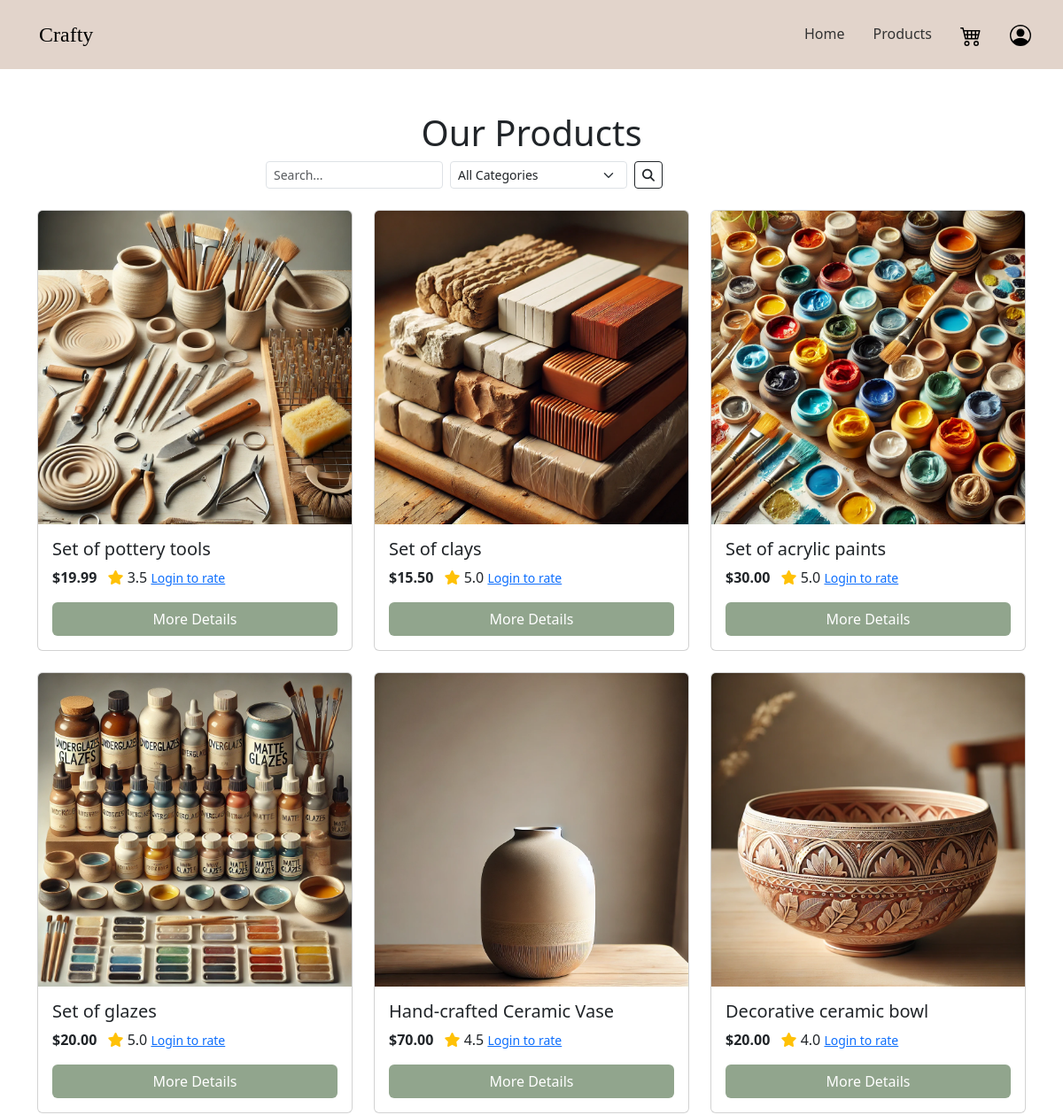
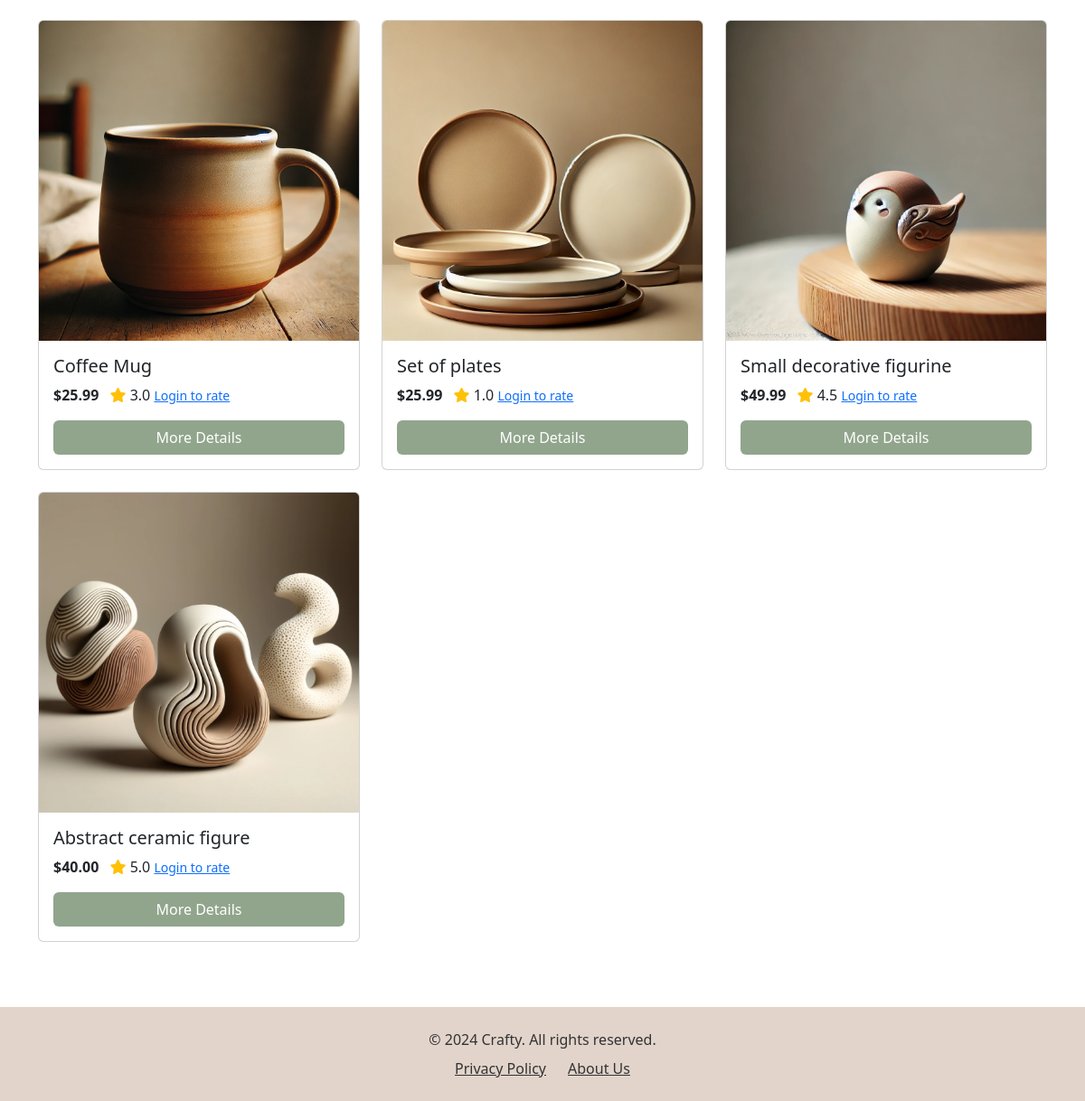
Screenshot of /products/ with the database file from the repository (2 pictures, top to bottom).
### products/models.py (models this page shows, shortened)
class Item(models.Model):
    name = models.CharField(max_length=255)
    description = models.TextField(blank=True, null=True)
    price = models.DecimalField(max_digits=10, decimal_places=2)
    category = models.ForeignKey(Category, on_delete=models.CASCADE)
    subcategory = models.ForeignKey(SubCategory, on_delete=models.CASCADE, related_name='items', null=True, blank=True)
    image = models.ImageField(upload_to='item_images/', blank=True, null=True)

### products/views.py (the view, shortened to what this page needs)
# urls.py: path('', views.product_list, name='products'),  # Changed from 'products' to 'product_list'
def product_list(request):
    items = Item.objects.annotate(avg_rating=Avg('rating__stars'))
    query = request.GET.get('q')
    category = request.GET.get('category')
    if query:
        items = items.filter(name__icontains=query)
    context = {
        'items': items,
        'categories': Category.objects.all(),
    }
    return render(request, 'products/index.html', context)

### products/templates/products/index.html (shortened to what this page needs)
{% load static%}
<!DOCTYPE html>
<html lang="en">
    <head>
        <link href="https://cdn.jsdelivr.net/npm/bootstrap@5.3.1/dist/css/bootstrap.min.css" rel="stylesheet">
        <link rel="stylesheet" href="{% static 'home/styles.css' %}" >
        <link rel="stylesheet" href="{% static 'ratings/styles.css' %}" >
        <link href="https://cdnjs.cloudflare.com/ajax/libs/font-awesome/6.5.0/css/all.min.css" rel="stylesheet">
    </head>
    <body class="d-flex flex-column min-vh-100" >
        {% block content %}
        {% include 'home/navbar.html' %}
        <div class="container my-5">
            <h1 class="text-center">Our Products</h1>
            <div class="d-flex justify-content-center mb-4">
                <form method="get" class="d-flex gap-2" style="max-width: 600px; width: 100%;">
                    <input type="text" name="q" placeholder="Search..."
                           class="form-control form-control-sm" style="max-width: 200px;" value="{{ request.GET.q }}">
                    <select name="category" class="form-select form-select-sm" style="width: 200px;">
                        <option value="">All Categories</option>
                    </select>
                    <button type="submit" class="search-button btn btn-sm btn-outline-dark">
                        <i class="fas fa-search"></i>
                    </button>
                </form>
            </div>
            <div class="row">
                {% for item in items %}
                <div class="col-md-4 mb-4">
                    <div class="card h-100">
                        {% if item.image %}
                            <img src="{{ item.image.url }}" class="card-img-top" alt="{{ item.name }}">
                        {% endif %}
                        <div class="card-body d-flex flex-column">
                            <h5 class="card-title">{{ item.name }}</h5>
                            <p class="card-text">
                                <strong>${{ item.price }}</strong>
                                <span class="ms-2">
                                    <i class="fas fa-star text-warning"></i>
                                    {{ item.avg_rating|default:"No ratings" }}
                                    {% if user.is_authenticated %}
                                        <div class="rating-container" data-item-id="{{ item.id }}">
                                            {% for i in "12345" %}
                                                <span class="star {% if item.avg_rating >= forloop.counter %}active{% endif %}" data-value="{{ forloop.counter }}">
                                                    {% if item.avg_rating >= forloop.counter %}
                                                        ★
                                                    {% else %}
                                                        ☆
                                                    {% endif %}
                                                </span>
                                            {% endfor %}
                                        </div>
                                    {% else %}
                                        <small class="text-muted">
                                            <a href="{% url 'login' %}?next={{ request.path }}">Login to rate</a>
                                        </small>
                                    {% endif %}
                                </span>
                            </p>
                            <a href="{% url 'product_detail' item.id %}" class="btn mt-auto" style="background-color: #a5a58d; color: #ffffff;">More Details</a>
                        </div>
                    </div>
                </div>
                {% empty %}
                <p>No items found.</p>
                {% endfor %}
            </div>
        </div>
        {% endblock %}
        <footer class=" py-4 mt-auto">
            <div class="container text-center">
                <p class="mb-0">
                    &copy; 2024 Crafty. All rights reserved.
                </p>
                <ul class="list-inline mt-2">
                    <li class="list-inline-item"><a href="#">Privacy Policy</a></li>
                    <li class="list-inline-item"><a href="{% url 'about' %}">About Us</a></li>
                </ul>
            </div>
        </footer>
    </body>
</html>

### home/static/home/styles.css (style rules this page uses)
footer { background-color: #e2d4cb !important; padding: 1rem !important; }
footer p { color: #333 !important; }
footer .list-inline { margin: 0; padding: 0; display: flex; justify-content: center; gap: 1rem; }
footer .list-inline-item a { color: #333 !important; }
button:not(.navbar button):not(.search-button):not(.btn-danger), .btn:not(.navbar .btn):not(.search-button):not(.cart_button):not(.btn-danger) { background-color: #91a58d !important; color: #ffffff !important; transition: all 0.3s ease; }
.card:not(.register-card):not(.team-card) { transition: transform 0.3s ease, box-shadow 0.3s ease; }

### rows the page displays
Item: image (picture), name "Set of pottery tools", price "19.99", avg_rating "3.5"
Item: image (picture), name "Set of clays", price "15.50", avg_rating "5.0"
Item: image (picture), name "Set of acrylic paints", price "30.00", avg_rating "5.0"
Item: image (picture), name "Set of glazes", price "20.00", avg_rating "5.0"
Item: image (picture), name "Hand-crafted Ceramic Vase", price "70.00", avg_rating "4.5"
Item: image (picture), name "Decorative ceramic bowl", price "20.00", avg_rating "4.0"
Item: image (picture), name "Coffee Mug", price "25.99", avg_rating "3.0"
Item: image (picture), name "Set of plates", price "25.99", avg_rating "1.0"
Item: image (picture), name "Small decorative figurine", price "49.99", avg_rating "4.5"
Item: image (picture), name "Abstract ceramic figure", price "40.00", avg_rating "5.0"
